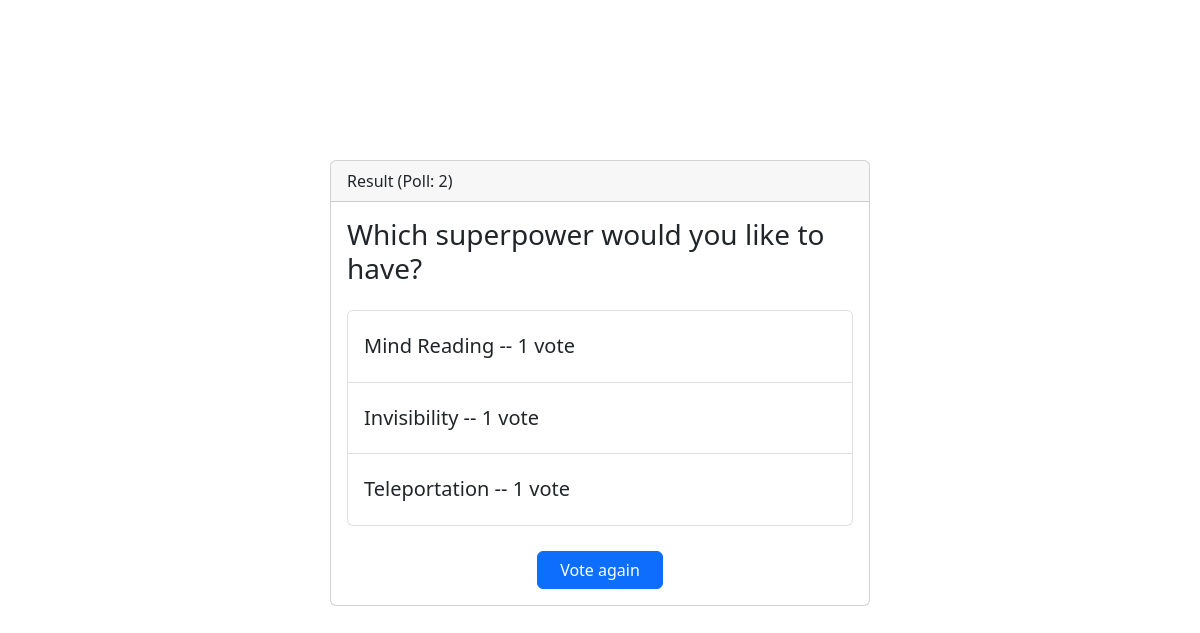
The app's page /polls/2/results/ with its own data.
### polls/models.py (models this page shows, shortened)
class Question(models.Model):
    question_text = models.CharField(max_length=200)
    pub_date = models.DateTimeField('date published')

class Choice(models.Model):
    question = models.ForeignKey(Question, on_delete=models.CASCADE)
    choice_text = models.CharField(max_length=200)
    votes = models.IntegerField(default=0)

### polls/views.py (the view)
# urls.py: path('<int:pk>/results/', views.ResultsView.as_view(), name='results'),
class ResultsView(generic.DetailView):
    model = Question
    template_name = 'polls/results.html'

### polls/templates/polls/results.html (shortened to what this page needs)
<!DOCTYPE html>
<html lang="en">
<head>
    {% load static %}
    <link href="https://cdn.jsdelivr.net/npm/bootstrap@5.2.2/dist/css/bootstrap.min.css" rel="stylesheet"
>
    <link rel="stylesheet" href="{% static 'polls/results.css' %}">
</head>
<body>
    <div class="card">
        <div class="card-header">
            Result (Poll: {{ question.id }})
        </div>
        <div class="card-body">
            <h3 class="card-title">{{ question.question_text }}</h3>
            <ul class="list-group">
                {% for choice in question.choice_set.all %}
                    <li class="lead list-group-item list-group-item-action">{{ choice.choice_text }} -- {{ choice.votes }} vote{{ choice.votes|pluralize }}</li>
                {% endfor %}
            </ul>
            <a class="btn btn-primary" href="{% url 'polls:detail' question.id %}">Vote again</a>
        </div>
    </div>
</body>
</html>

### polls/static/polls/results.css (style rules this page uses)
.card { width: 45%; margin-left: auto; margin-right: auto; margin-top: 10rem; }
.btn { width: 25%; display: block; margin-top: 25px; margin-left: auto; margin-right: auto; }
.list-group { margin-top: 25px; }
.list-group-item { padding-top: 4%; padding-bottom: 4%; }

### records on screen
Question: id "2", question_text "Which superpower would you like to have?"
Choice: choice_text "Mind Reading", votes "1"
Choice: choice_text "Invisibility", votes "1"
Choice: choice_text "Teleportation", votes "1"
